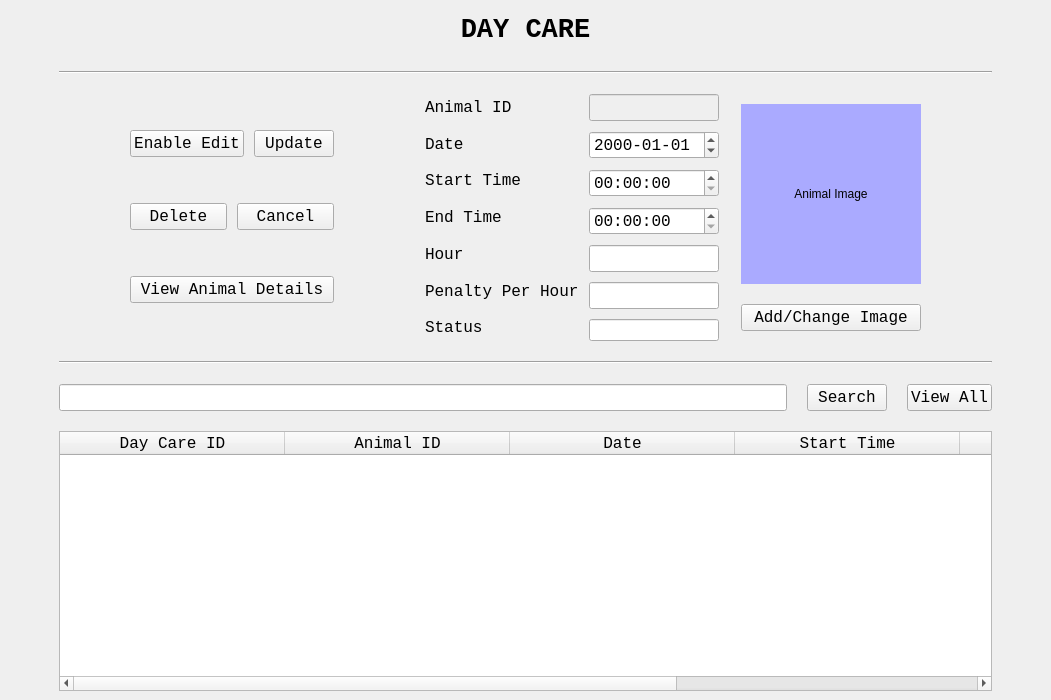
<?xml version="1.0" encoding="UTF-8"?>
<ui version="4.0">
 <class>MainWindow</class>
 <widget class="QMainWindow" name="MainWindow">
  <property name="geometry">
   <rect>
    <x>0</x>
    <y>0</y>
    <width>1051</width>
    <height>700</height>
   </rect>
  </property>
  <property name="windowTitle">
   <string>DayCare</string>
  </property>
  <widget class="QWidget" name="centralwidget">
   <layout class="QVBoxLayout" name="verticalLayout_6">
    <item>
     <layout class="QVBoxLayout" name="verticalLayout_5">
      <property name="spacing">
       <number>20</number>
      </property>
      <property name="leftMargin">
       <number>50</number>
      </property>
      <property name="topMargin">
       <number>0</number>
      </property>
      <property name="rightMargin">
       <number>50</number>
      </property>
      <property name="bottomMargin">
       <number>0</number>
      </property>
      <item>
       <layout class="QGridLayout" name="gridLayout">
        <property name="leftMargin">
         <number>5</number>
        </property>
        <property name="topMargin">
         <number>5</number>
        </property>
        <property name="rightMargin">
         <number>5</number>
        </property>
        <property name="bottomMargin">
         <number>5</number>
        </property>
        <item row="0" column="0">
         <widget class="QLabel" name="label">
          <property name="font">
           <font>
            <family>Courier New</family>
            <pointsize>20</pointsize>
            <weight>75</weight>
            <bold>true</bold>
           </font>
          </property>
          <property name="text">
           <string>DAY CARE</string>
          </property>
          <property name="alignment">
           <set>Qt::AlignCenter</set>
          </property>
         </widget>
        </item>
       </layout>
      </item>
      <item>
       <widget class="Line" name="line">
        <property name="orientation">
         <enum>Qt::Horizontal</enum>
        </property>
       </widget>
      </item>
      <item>
       <layout class="QHBoxLayout" name="horizontalLayout_4" stretch="10,10,10,70,10">
        <item>
         <spacer name="horizontalSpacer_3">
          <property name="orientation">
           <enum>Qt::Horizontal</enum>
          </property>
          <property name="sizeHint" stdset="0">
           <size>
            <width>40</width>
            <height>20</height>
           </size>
          </property>
         </spacer>
        </item>
        <item>
         <layout class="QVBoxLayout" name="verticalLayout_4">
          <property name="spacing">
           <number>10</number>
          </property>
          <item>
           <layout class="QHBoxLayout" name="horizontalLayout_5">
            <property name="spacing">
             <number>10</number>
            </property>
            <item>
             <widget class="QPushButton" name="button_care_edit">
              <property name="font">
               <font>
                <family>Courier New</family>
                <pointsize>12</pointsize>
               </font>
              </property>
              <property name="cursor">
               <cursorShape>PointingHandCursor</cursorShape>
              </property>
              <property name="text">
               <string>Enable Edit</string>
              </property>
             </widget>
            </item>
            <item>
             <widget class="QPushButton" name="button_care_update">
              <property name="font">
               <font>
                <family>Courier New</family>
                <pointsize>12</pointsize>
               </font>
              </property>
              <property name="cursor">
               <cursorShape>PointingHandCursor</cursorShape>
              </property>
              <property name="text">
               <string>Update</string>
              </property>
             </widget>
            </item>
           </layout>
          </item>
          <item>
           <layout class="QHBoxLayout" name="horizontalLayout_6">
            <property name="spacing">
             <number>10</number>
            </property>
            <item>
             <widget class="QPushButton" name="button_care_delete">
              <property name="font">
               <font>
                <family>Courier New</family>
                <pointsize>12</pointsize>
               </font>
              </property>
              <property name="cursor">
               <cursorShape>PointingHandCursor</cursorShape>
              </property>
              <property name="text">
               <string>Delete</string>
              </property>
             </widget>
            </item>
            <item>
             <widget class="QPushButton" name="button_care_cancel">
              <property name="font">
               <font>
                <family>Courier New</family>
                <pointsize>12</pointsize>
               </font>
              </property>
              <property name="cursor">
               <cursorShape>PointingHandCursor</cursorShape>
              </property>
              <property name="text">
               <string>Cancel</string>
              </property>
             </widget>
            </item>
           </layout>
          </item>
          <item>
           <widget class="QPushButton" name="button_care_details">
            <property name="font">
             <font>
              <family>Courier New</family>
              <pointsize>12</pointsize>
             </font>
            </property>
            <property name="cursor">
             <cursorShape>PointingHandCursor</cursorShape>
            </property>
            <property name="text">
             <string>View Animal Details</string>
            </property>
           </widget>
          </item>
         </layout>
        </item>
        <item>
         <spacer name="horizontalSpacer">
          <property name="orientation">
           <enum>Qt::Horizontal</enum>
          </property>
          <property name="sizeHint" stdset="0">
           <size>
            <width>40</width>
            <height>20</height>
           </size>
          </property>
         </spacer>
        </item>
        <item>
         <layout class="QHBoxLayout" name="horizontalLayout_3" stretch="50,10,20">
          <property name="spacing">
           <number>10</number>
          </property>
          <item>
           <layout class="QHBoxLayout" name="horizontalLayout_2" stretch="30,60">
            <property name="spacing">
             <number>10</number>
            </property>
            <item>
             <layout class="QVBoxLayout" name="verticalLayout">
              <item>
               <widget class="QLabel" name="label_3">
                <property name="font">
                 <font>
                  <family>Courier New</family>
                  <pointsize>12</pointsize>
                 </font>
                </property>
                <property name="text">
                 <string>Animal ID</string>
                </property>
               </widget>
              </item>
              <item>
               <widget class="QLabel" name="label_4">
                <property name="font">
                 <font>
                  <family>Courier New</family>
                  <pointsize>12</pointsize>
                 </font>
                </property>
                <property name="text">
                 <string>Date</string>
                </property>
               </widget>
              </item>
              <item>
               <widget class="QLabel" name="label_5">
                <property name="font">
                 <font>
                  <family>Courier New</family>
                  <pointsize>12</pointsize>
                 </font>
                </property>
                <property name="text">
                 <string>Start Time</string>
                </property>
               </widget>
              </item>
              <item>
               <widget class="QLabel" name="label_6">
                <property name="font">
                 <font>
                  <family>Courier New</family>
                  <pointsize>12</pointsize>
                 </font>
                </property>
                <property name="text">
                 <string>End Time</string>
                </property>
               </widget>
              </item>
              <item>
               <widget class="QLabel" name="label_7">
                <property name="font">
                 <font>
                  <family>Courier New</family>
                  <pointsize>12</pointsize>
                 </font>
                </property>
                <property name="text">
                 <string>Hour</string>
                </property>
               </widget>
              </item>
              <item>
               <widget class="QLabel" name="label_8">
                <property name="font">
                 <font>
                  <family>Courier New</family>
                  <pointsize>12</pointsize>
                 </font>
                </property>
                <property name="text">
                 <string>Penalty Per Hour</string>
                </property>
               </widget>
              </item>
              <item>
               <widget class="QLabel" name="label_9">
                <property name="font">
                 <font>
                  <family>Courier New</family>
                  <pointsize>12</pointsize>
                 </font>
                </property>
                <property name="text">
                 <string>Status</string>
                </property>
               </widget>
              </item>
             </layout>
            </item>
            <item>
             <layout class="QVBoxLayout" name="verticalLayout_2">
              <item>
               <widget class="QLineEdit" name="line_care_id">
                <property name="enabled">
                 <bool>false</bool>
                </property>
                <property name="font">
                 <font>
                  <family>Courier New</family>
                  <pointsize>12</pointsize>
                 </font>
                </property>
               </widget>
              </item>
              <item>
               <widget class="QDateEdit" name="date_care">
                <property name="font">
                 <font>
                  <family>Courier New</family>
                  <pointsize>12</pointsize>
                 </font>
                </property>
                <property name="displayFormat">
                 <string>yyyy-MM-dd</string>
                </property>
               </widget>
              </item>
              <item>
               <widget class="QTimeEdit" name="time_care_start">
                <property name="font">
                 <font>
                  <family>Courier New</family>
                  <pointsize>12</pointsize>
                 </font>
                </property>
               </widget>
              </item>
              <item>
               <widget class="QTimeEdit" name="time_care_end">
                <property name="font">
                 <font>
                  <family>Courier New</family>
                  <pointsize>12</pointsize>
                 </font>
                </property>
               </widget>
              </item>
              <item>
               <widget class="QLineEdit" name="line_care_hour">
                <property name="font">
                 <font>
                  <family>Courier New</family>
                  <pointsize>12</pointsize>
                 </font>
                </property>
               </widget>
              </item>
              <item>
               <widget class="QLineEdit" name="line_care_penalty">
                <property name="font">
                 <font>
                  <family>Courier New</family>
                  <pointsize>12</pointsize>
                 </font>
                </property>
               </widget>
              </item>
              <item>
               <widget class="QLineEdit" name="line_care_status"/>
              </item>
             </layout>
            </item>
           </layout>
          </item>
          <item>
           <spacer name="horizontalSpacer_2">
            <property name="orientation">
             <enum>Qt::Horizontal</enum>
            </property>
            <property name="sizeHint" stdset="0">
             <size>
              <width>40</width>
              <height>20</height>
             </size>
            </property>
           </spacer>
          </item>
          <item>
           <layout class="QGridLayout" name="gridLayout_2">
            <item row="0" column="0">
             <widget class="QLabel" name="label_image">
              <property name="sizePolicy">
               <sizepolicy hsizetype="Fixed" vsizetype="Fixed">
                <horstretch>0</horstretch>
                <verstretch>0</verstretch>
               </sizepolicy>
              </property>
              <property name="minimumSize">
               <size>
                <width>180</width>
                <height>180</height>
               </size>
              </property>
              <property name="maximumSize">
               <size>
                <width>180</width>
                <height>180</height>
               </size>
              </property>
              <property name="styleSheet">
               <string notr="true">background-color: rgb(170, 170, 255);</string>
              </property>
              <property name="text">
               <string>Animal Image</string>
              </property>
              <property name="alignment">
               <set>Qt::AlignCenter</set>
              </property>
             </widget>
            </item>
            <item row="1" column="0">
             <widget class="QPushButton" name="button_care_image">
              <property name="font">
               <font>
                <family>Courier New</family>
                <pointsize>12</pointsize>
               </font>
              </property>
              <property name="text">
               <string>Add/Change Image</string>
              </property>
             </widget>
            </item>
           </layout>
          </item>
         </layout>
        </item>
        <item>
         <spacer name="horizontalSpacer_4">
          <property name="orientation">
           <enum>Qt::Horizontal</enum>
          </property>
          <property name="sizeHint" stdset="0">
           <size>
            <width>40</width>
            <height>20</height>
           </size>
          </property>
         </spacer>
        </item>
       </layout>
      </item>
      <item>
       <widget class="Line" name="line_2">
        <property name="orientation">
         <enum>Qt::Horizontal</enum>
        </property>
       </widget>
      </item>
      <item>
       <layout class="QVBoxLayout" name="verticalLayout_3">
        <item>
         <layout class="QHBoxLayout" name="horizontalLayout">
          <item>
           <widget class="QLineEdit" name="line_care_search">
            <property name="font">
             <font>
              <family>Courier New</family>
              <pointsize>12</pointsize>
              <weight>50</weight>
              <bold>false</bold>
              <kerning>true</kerning>
             </font>
            </property>
           </widget>
          </item>
          <item>
           <widget class="QPushButton" name="button_care_search">
            <property name="font">
             <font>
              <family>Courier New</family>
              <pointsize>12</pointsize>
              <weight>50</weight>
              <bold>false</bold>
              <kerning>true</kerning>
             </font>
            </property>
            <property name="cursor">
             <cursorShape>PointingHandCursor</cursorShape>
            </property>
            <property name="text">
             <string>Search</string>
            </property>
           </widget>
          </item>
          <item>
           <widget class="QPushButton" name="button_care_view_all">
            <property name="font">
             <font>
              <family>Courier New</family>
              <pointsize>12</pointsize>
              <weight>50</weight>
              <bold>false</bold>
              <kerning>true</kerning>
             </font>
            </property>
            <property name="cursor">
             <cursorShape>PointingHandCursor</cursorShape>
            </property>
            <property name="text">
             <string>View All</string>
            </property>
           </widget>
          </item>
         </layout>
        </item>
        <item>
         <widget class="QTableWidget" name="table_care">
          <property name="font">
           <font>
            <family>Courier New</family>
            <pointsize>12</pointsize>
           </font>
          </property>
          <property name="sizeAdjustPolicy">
           <enum>QAbstractScrollArea::AdjustToContentsOnFirstShow</enum>
          </property>
          <property name="selectionMode">
           <enum>QAbstractItemView::SingleSelection</enum>
          </property>
          <property name="selectionBehavior">
           <enum>QAbstractItemView::SelectRows</enum>
          </property>
          <attribute name="horizontalHeaderDefaultSectionSize">
           <number>225</number>
          </attribute>
          <attribute name="verticalHeaderVisible">
           <bool>false</bool>
          </attribute>
          <column>
           <property name="text">
            <string>Day Care ID</string>
           </property>
          </column>
          <column>
           <property name="text">
            <string>Animal ID</string>
           </property>
          </column>
          <column>
           <property name="text">
            <string>Date</string>
           </property>
          </column>
          <column>
           <property name="text">
            <string>Start Time</string>
           </property>
          </column>
          <column>
           <property name="text">
            <string>End Time</string>
           </property>
          </column>
          <column>
           <property name="text">
            <string>Notes</string>
           </property>
          </column>
         </widget>
        </item>
       </layout>
      </item>
     </layout>
    </item>
   </layout>
  </widget>
 </widget>
 <resources/>
 <connections/>
</ui>
